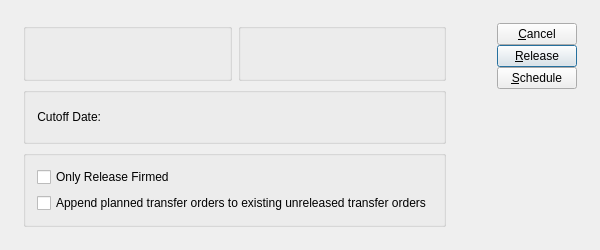
<ui version="4.0" >
 <comment>This file is part of the xTuple ERP: PostBooks Edition, a free and
open source Enterprise Resource Planning software suite,
Copyright (c) 1999-2010 by OpenMFG LLC, d/b/a xTuple.
It is licensed to you under the Common Public Attribution License
version 1.0, the full text of which (including xTuple-specific Exhibits)
is available at www.xtuple.com/CPAL.  By using this software, you agree
to be bound by its terms.</comment>
 <class>releasePlannedOrdersByPlannerCode</class>
 <widget class="QDialog" name="releasePlannedOrdersByPlannerCode" >
  <property name="geometry" >
   <rect>
    <x>0</x>
    <y>0</y>
    <width>600</width>
    <height>250</height>
   </rect>
  </property>
  <property name="windowTitle" >
   <string>Release Planned Orders by Planner Code</string>
  </property>
  <layout class="QGridLayout" name="gridLayout_5" >
   <item row="0" column="0" >
    <layout class="QGridLayout" name="gridLayout_4" >
     <property name="margin" >
      <number>12</number>
     </property>
     <property name="spacing" >
      <number>12</number>
     </property>
     <item row="0" column="0" >
      <layout class="QGridLayout" name="gridLayout_3" >
       <item row="0" column="0" >
        <widget class="ParameterGroup" name="_plannerCode" >
         <property name="focusPolicy" >
          <enum>Qt::StrongFocus</enum>
         </property>
         <property name="title" >
          <string/>
         </property>
         <property name="fixedSize" >
          <bool>false</bool>
         </property>
        </widget>
       </item>
       <item row="0" column="1" >
        <widget class="WarehouseGroup" name="_warehouse" >
         <property name="focusPolicy" >
          <enum>Qt::StrongFocus</enum>
         </property>
         <property name="title" >
          <string/>
         </property>
         <property name="fixedSize" >
          <bool>false</bool>
         </property>
        </widget>
       </item>
       <item row="1" column="0" colspan="2" >
        <widget class="QGroupBox" name="groupBox_2" >
         <property name="title" >
          <string/>
         </property>
         <layout class="QGridLayout" name="gridLayout" >
          <item row="0" column="0" >
           <widget class="QLabel" name="_cutoffDateLit" >
            <property name="text" >
             <string>Cutoff Date:</string>
            </property>
            <property name="alignment" >
             <set>Qt::AlignRight|Qt::AlignTrailing|Qt::AlignVCenter</set>
            </property>
           </widget>
          </item>
          <item row="0" column="1" >
           <widget class="DLineEdit" name="_cutoffDate" />
          </item>
          <item row="0" column="2" >
           <spacer name="horizontalSpacer_2" >
            <property name="orientation" >
             <enum>Qt::Horizontal</enum>
            </property>
            <property name="sizeHint" stdset="0" >
             <size>
              <width>40</width>
              <height>20</height>
             </size>
            </property>
           </spacer>
          </item>
         </layout>
        </widget>
       </item>
       <item row="2" column="0" colspan="2" >
        <widget class="QGroupBox" name="groupBox" >
         <property name="title" >
          <string/>
         </property>
         <layout class="QGridLayout" name="gridLayout_2" >
          <item row="0" column="0" >
           <widget class="XCheckBox" name="_firmedOnly" >
            <property name="text" >
             <string>Only Release Firmed</string>
            </property>
           </widget>
          </item>
          <item row="1" column="0" >
           <widget class="XCheckBox" name="_appendTransferOrder" >
            <property name="text" >
             <string>Append planned transfer orders to existing unreleased transfer orders</string>
            </property>
           </widget>
          </item>
         </layout>
        </widget>
       </item>
      </layout>
     </item>
     <item row="0" column="1" >
      <spacer name="horizontalSpacer" >
       <property name="orientation" >
        <enum>Qt::Horizontal</enum>
       </property>
       <property name="sizeHint" stdset="0" >
        <size>
         <width>13</width>
         <height>14</height>
        </size>
       </property>
      </spacer>
     </item>
     <item row="0" column="2" >
      <layout class="QVBoxLayout" name="verticalLayout" >
       <property name="spacing" >
        <number>0</number>
       </property>
       <item>
        <widget class="QPushButton" name="_close" >
         <property name="text" >
          <string>&amp;Cancel</string>
         </property>
        </widget>
       </item>
       <item>
        <widget class="QPushButton" name="_release" >
         <property name="text" >
          <string>&amp;Release</string>
         </property>
         <property name="autoDefault" >
          <bool>true</bool>
         </property>
         <property name="default" >
          <bool>true</bool>
         </property>
        </widget>
       </item>
       <item>
        <widget class="QPushButton" name="_submit" >
         <property name="text" >
          <string>&amp;Schedule</string>
         </property>
        </widget>
       </item>
       <item>
        <spacer>
         <property name="orientation" >
          <enum>Qt::Vertical</enum>
         </property>
         <property name="sizeHint" stdset="0" >
          <size>
           <width>20</width>
           <height>20</height>
          </size>
         </property>
        </spacer>
       </item>
      </layout>
     </item>
    </layout>
   </item>
  </layout>
 </widget>
 <layoutdefault spacing="6" margin="11" />
 <pixmapfunction>qPixmapFromMimeSource</pixmapfunction>
 <customwidgets>
  <customwidget>
   <class>DLineEdit</class>
   <extends>QWidget</extends>
   <header>datecluster.h</header>
  </customwidget>
  <customwidget>
   <class>ParameterGroup</class>
   <extends>QGroupBox</extends>
   <header>parametergroup.h</header>
  </customwidget>
  <customwidget>
   <class>WarehouseGroup</class>
   <extends>QGroupBox</extends>
   <header>warehousegroup.h</header>
  </customwidget>
  <customwidget>
   <class>XCheckBox</class>
   <extends>QCheckBox</extends>
   <header>xcheckbox.h</header>
  </customwidget>
 </customwidgets>
 <tabstops>
  <tabstop>_plannerCode</tabstop>
  <tabstop>_warehouse</tabstop>
  <tabstop>_cutoffDate</tabstop>
  <tabstop>_release</tabstop>
  <tabstop>_submit</tabstop>
  <tabstop>_close</tabstop>
 </tabstops>
 <resources/>
 <connections>
  <connection>
   <sender>_close</sender>
   <signal>clicked()</signal>
   <receiver>releasePlannedOrdersByPlannerCode</receiver>
   <slot>reject()</slot>
   <hints>
    <hint type="sourcelabel" >
     <x>20</x>
     <y>20</y>
    </hint>
    <hint type="destinationlabel" >
     <x>20</x>
     <y>20</y>
    </hint>
   </hints>
  </connection>
 </connections>
</ui>
